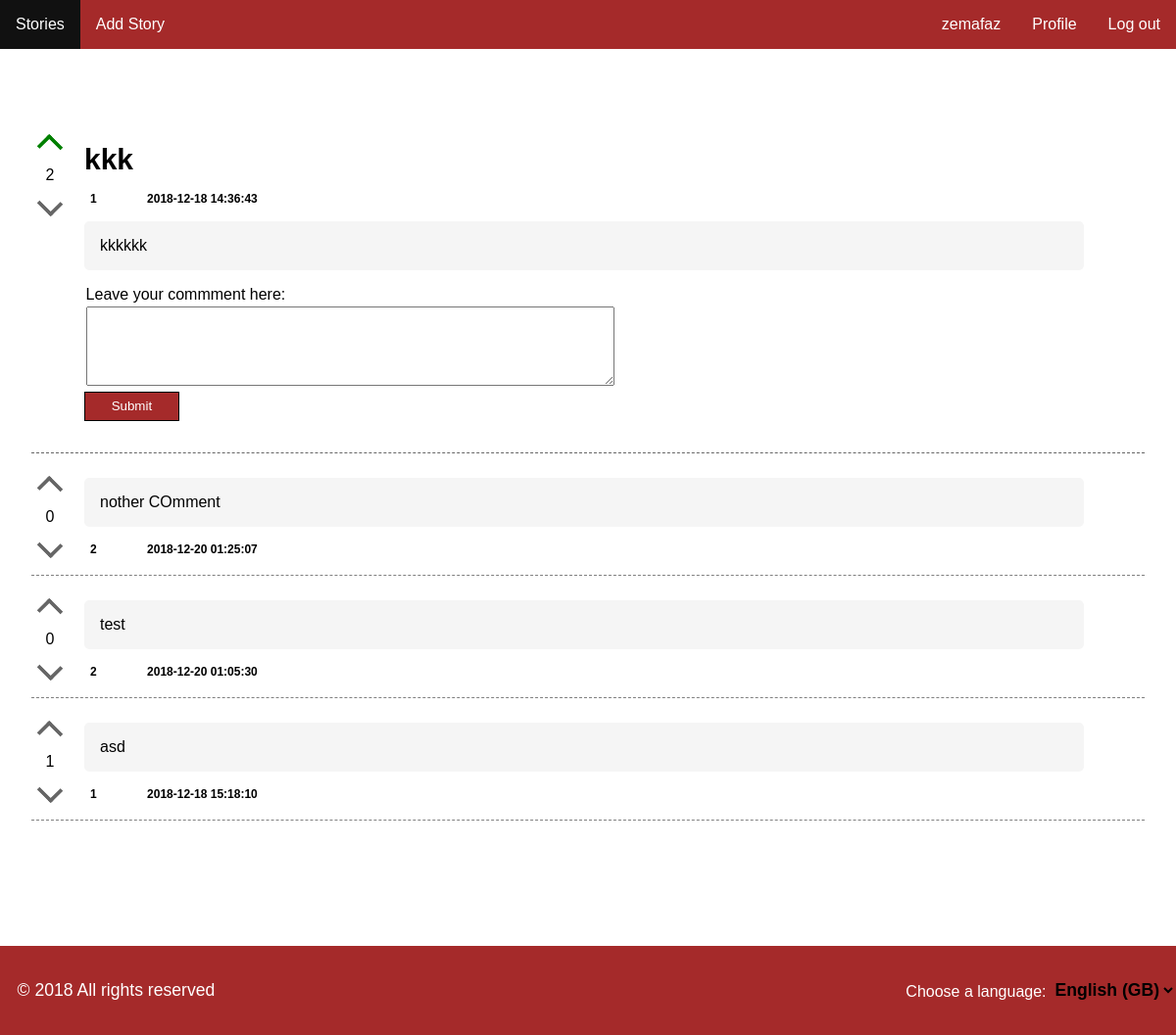
Page /pages/story.php?id=1 (signed in) on the earlier database version.
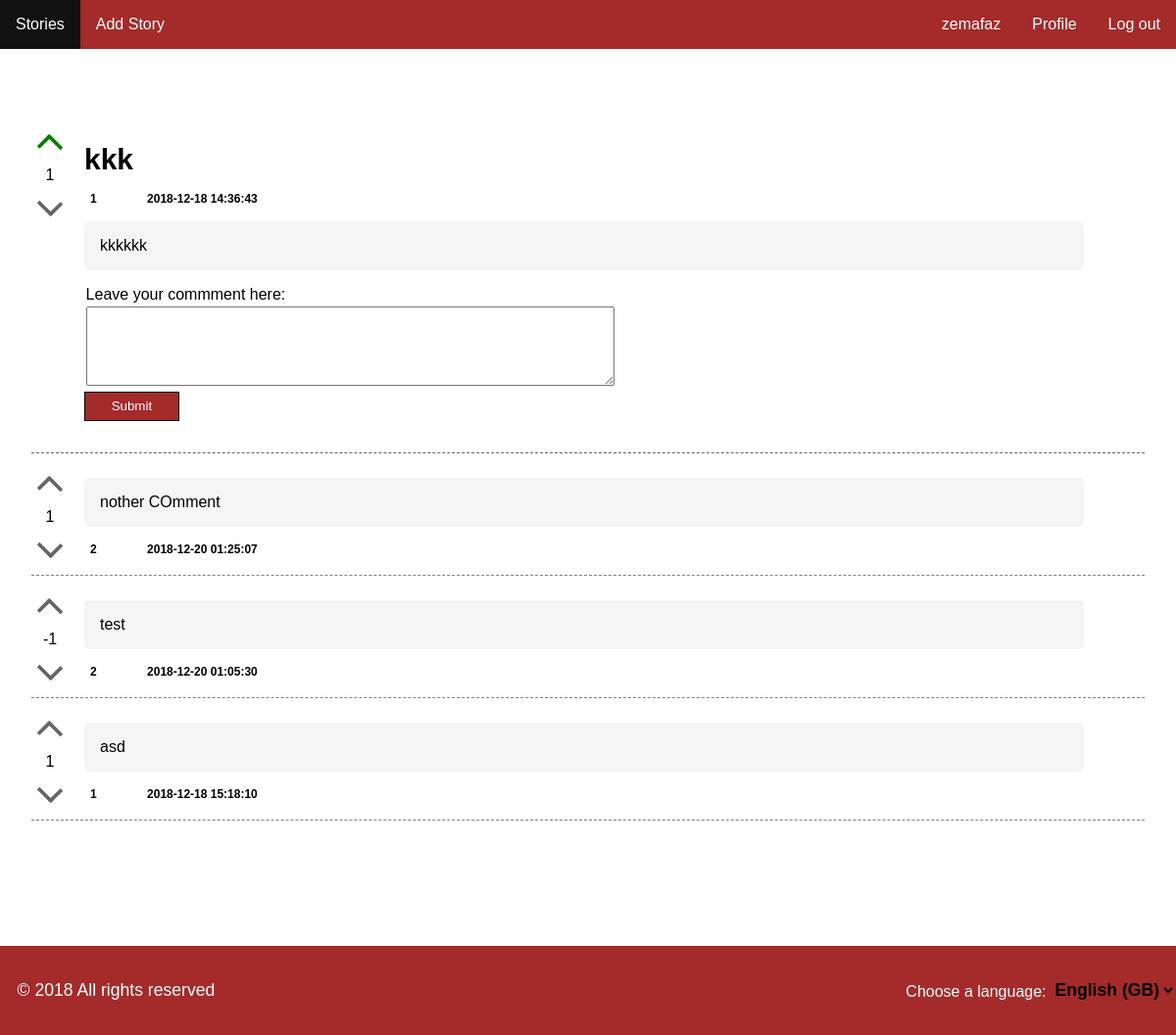
Same page on the later database version.
### tables this page shows
CREATE TABLE story (    
    id INTEGER PRIMARY KEY AUTOINCREMENT NOT NULL,
    channel_id INTEGER,
    user_id INTEGER,
    title VARCHAR NOT NULL,
    description VARCHAR NOT NULL,
    date DATETIME NOT NULL,
    karma INTEGER,
        FOREIGN KEY (channel_id) REFERENCES channel(id),
        FOREIGN KEY (user_id) REFERENCES user(id)
);

CREATE TABLE comment (    
    id INTEGER PRIMARY KEY AUTOINCREMENT NOT NULL,
    story_id INTEGER,
    user_id INTEGER,
    description VARCHAR NOT NULL,
    date DATETIME NOT NULL,
    karma INTEGER,
        FOREIGN KEY (story_id) REFERENCES story(id),
        FOREIGN KEY (user_id) REFERENCES user(id)
);

### pages/story.php (called while the page is built)
<?php
	include_once('../config/init.php');
	include_once('../database/story.php');
	include_once('../database/comment.php');
	if(isset($_SESSION['username'])) {
		include_once('../database/user.php');
		$currentUser = getCurrentUser();
	}
	$story_id = $_GET['id'];
	$story = getStory($story_id);
	$comments = getAllComments($story_id);
	include_once('../templates/header.php');
	include_once('../templates/template_story.php');
	include_once('../templates/footer.php');
?>

### database/story.php (called while the page is built, shortened)
<?php
	function getStory($story_id) {
		global $conn;
		$stmt = $conn->prepare('SELECT * FROM story WHERE id = ?');
		$stmt->execute(array($story_id));
		return $stmt->fetch();
	}
	function hasUserAlreadyUpvotedStory($user_id, $story_id)
	{
		global $conn;
		$stmt = $conn->prepare('SELECT * FROM voteStory WHERE user_id = ? AND story_id = ? AND up_down = 1');
		$stmt->execute(array($user_id, $story_id));
		return $stmt->fetchAll();
	}
	function hasUserAlreadyDownvotedStory($user_id, $story_id)
	{
		global $conn;
		$stmt = $conn->prepare('SELECT * FROM voteStory WHERE user_id = ? AND story_id = ? AND up_down = -1');
		$stmt->execute(array($user_id, $story_id));
		return $stmt->fetchAll();
	}
?>

### database/user.php (called while the page is built, shortened)
<?php
  function getCurrentUser()
  {
    global $conn;
    $access=$conn->prepare('SELECT * FROM user WHERE username=?');
    $access->execute(array($_SESSION['username']));
    $currentUser=$access->fetch();
    return $currentUser;
  }
?>

### database/comment.php (called while the page is built, shortened)
<?php
  function getAllComments($story_id) {
    global $conn;
    $stmt = $conn->prepare('SELECT * FROM comment WHERE story_id = ? ORDER BY `date` Desc');
    $stmt->execute(array($story_id));
    return $stmt->fetchAll();
  }
  function hasUserAlreadyDownvotedComment($user_id, $comment_id)
  {
    global $conn;
    $stmt = $conn->prepare('SELECT * FROM voteComment WHERE user_id = ? AND comment_id = ? AND up_down = -1');
    $stmt->execute(array($user_id, $comment_id));
    return $stmt->fetchAll();
  }
  function hasUserAlreadyUpvotedComment($user_id, $comment_id)
  {
    global $conn;
    $stmt = $conn->prepare('SELECT * FROM voteComment WHERE user_id = ? AND comment_id = ? AND up_down = 1');
    $stmt->execute(array($user_id, $comment_id));
    return $stmt->fetchAll();
  }
?>

### templates/template_story.php (the view, shortened to what the changed rows need)
<section id="main" class="story-page">
  <div id="story-content">
    <article id="story-holder-<?php echo $story['id'] ?>" class='story-header'>
      <div id = 'vote'>
        <a href="#story-holder-<?php echo $story['id'] ?>" onclick="upvoteStory('<?php echo $story["id"] ?>')" class="vote upvote <?php echo ( isset($currentUser) && hasUserAlreadyUpvotedStory($currentUser['id'], $story['id']) ? 'voted' : '' ) ?>">
          <div class="arrow-up"></div>
        </a>
        <div id = 'karma'>
          <?php echo $story['karma']; ?>
        </div>
        <a href="#story-holder-<?php echo $story['id'] ?>" onclick="downvoteStory('<?php echo $story["id"] ?>')" class="vote downvote <?php echo ( isset($currentUser) && hasUserAlreadyDownvotedStory($currentUser['id'], $story['id']) ? 'voted' : '' ) ?>">
          <div class="arrow-down"></div>
        </a>
      </div>
      <div id = 'listStory'>
				<div class = 'story-title'>
          <?php echo $story['title']; ?>
				</div>
				<div class = 'listStory-footer'>
          <span class="author"><?php echo $story['user_id']; ?></span>
					<span class="tags">
					</span>
					<span class="date">
						<?php echo $story['date']; ?>
					</span>
        </div>
        <div class="listStory-description">
          <?php echo $story['description']; ?>
        </div>
        <div id="add-comment">
          <form action="../actions/action_add_comment.php" method="POST">
          </form>
      </div>
    </div>
  </article>
  </div>
  <div id="comments" >
    <?php foreach ($comments as $key => $comment) { ?>
      <article id="comment-holder-<?php echo $comment['id'] ?>" class="story">
        <div id = 'vote'>
          <a href="#comment-holder-<?php echo $comment['id'] ?>" onclick="upvoteComment('<?php echo $comment["id"] ?>')" class="vote upvote <?php echo ( isset($currentUser) && hasUserAlreadyUpvotedComment($currentUser['id'], $comment['id']) ? 'voted' : '' ) ?>">
            <div class="arrow-up"></div>
          </a>
          <div id = 'karma'>
            <?php echo $comment['karma']; ?>
          </div>
          <a href="#comment-holder-<?php echo $comment['id'] ?>" onclick="downvoteComment('<?php echo $comment["id"] ?>')" class="vote downvote <?php echo ( isset($currentUser) && hasUserAlreadyDownvotedComment($currentUser['id'], $comment['id']) ? 'voted' : '' ) ?>">
            <div class="arrow-down"></div>
          </a>
        </div>
        <div id = 'listStory'>
          <div class="description listStory-description">
            <?php echo $comment['description']; ?>
          </div>
          <div class="listStory-footer">
            <span class="author"><?php echo $comment['user_id']; ?></span>
            <span class="tags">
            </span>
            <span class="date">
              <?php echo $comment['date']; ?>
            </span>
          </div>
        </div>
      </article>
    <?php } ?>
  </div>
</section>

Differences in the rows shown:
changed story "kkk": karma "2" → "1"
changed comment "nother COmment": karma "0" → "1"
changed comment "test": karma "0" → "-1"
